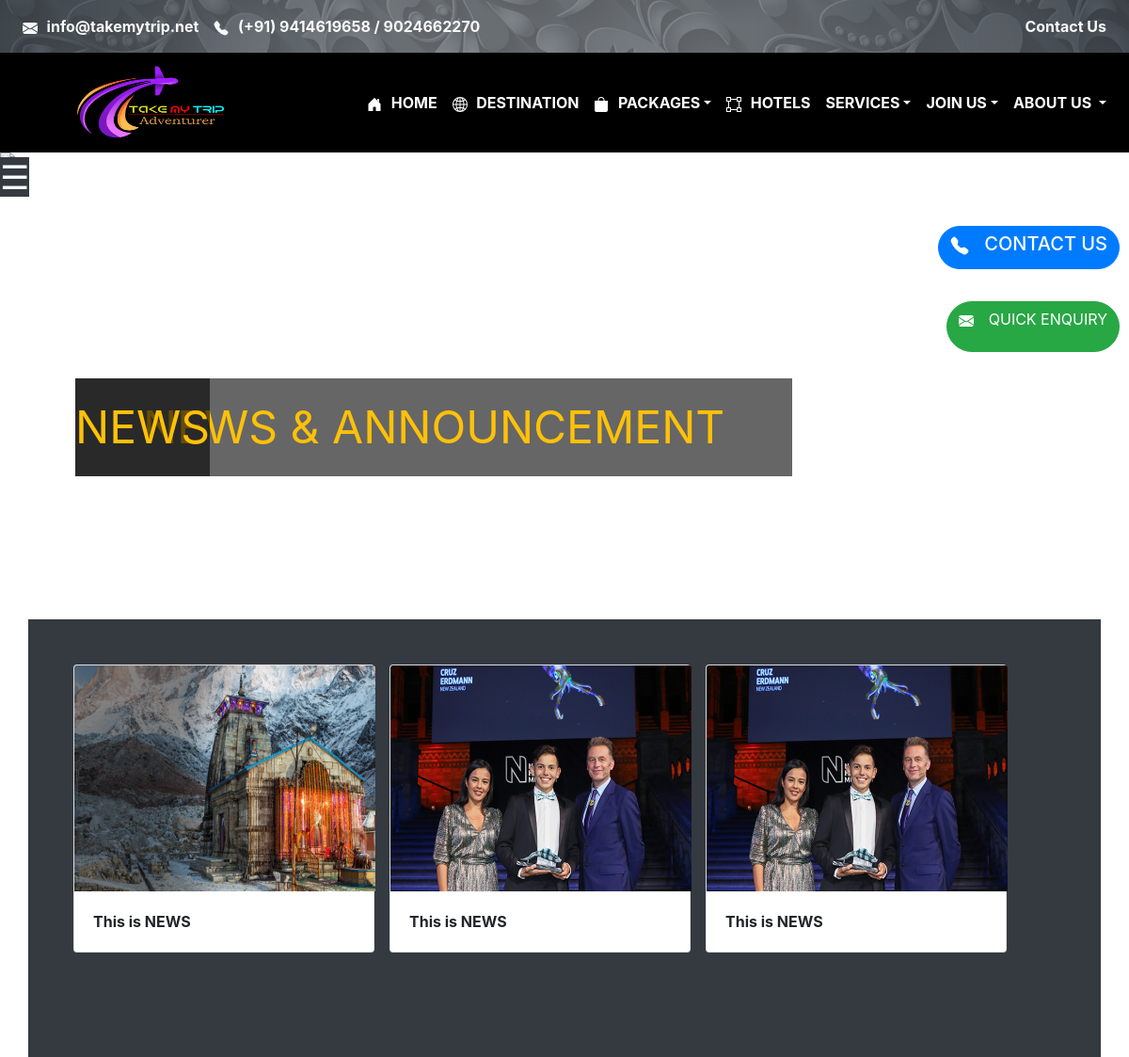
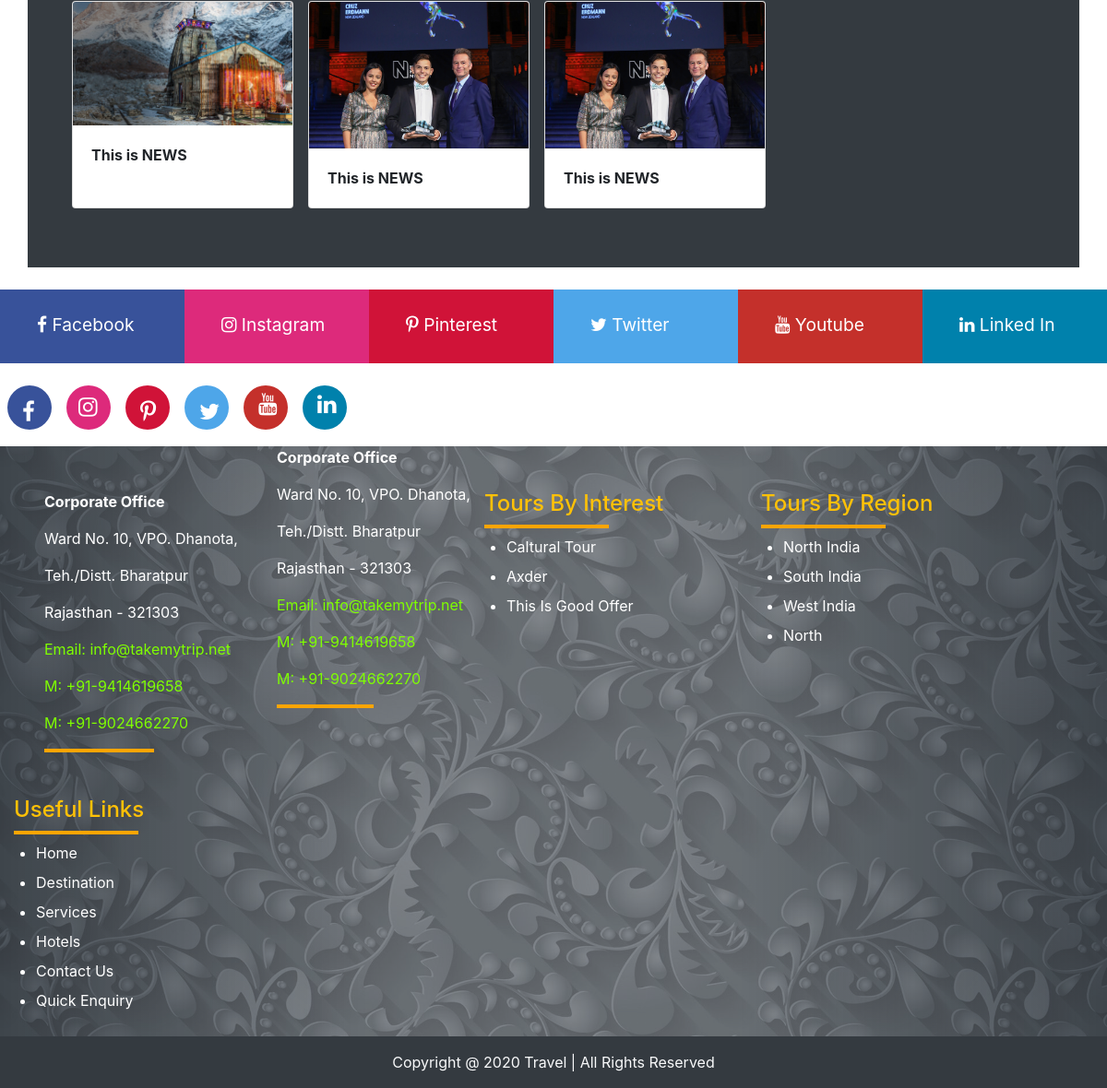
Page /news on the committed database (2 pictures, top to bottom).
### travelApp/models.py (models this page shows, shortened)
class News(models.Model):
    image = models.ImageField(blank=False, upload_to="image/news/", null=True)
    title = models.CharField(max_length=255)
    class Meta:
        db_table =  "New"
        verbose_name_plural = "News"

class TourByInterest(models.Model):
    title = models.CharField(max_length=255)
    description = models.TextField()
    image = models.ImageField(
        blank=False, upload_to="image/TourByInterest", null=True)
    class Meta:
        db_table = "TourByInterest"
        verbose_name_plural = "Tour By Interest"

class TourByRegion (models.Model):
    region = models.CharField(max_length=255)
    image = models.ImageField(
        blank=False, upload_to="image/TourByRegion/", null=True)
    description = models.TextField(blank=True, null=True)
    class Meta:
        db_table = "TourByRegion"
        verbose_name_plural = "Tour By Region"

### travelApp/views.py (the view)
# urls.py: path("news", views.news, name="news"),
def news(request):
    serializerData = serializers.NewsSerializer()
    return render(request, "news.html", serializerData.data())

### travelApp/serializers.py (called while the page is built)
def Footer():
    interest = models.TourByInterest.objects.all()
    interestTitleList = [{"name": i.title, "id": i.id} for i in interest]
    region = models.TourByRegion.objects.all()
    regionTitleList = [{"name": i.region, "id": i.id} for i in region]
    data_set = {
        "interestTitleList": interestTitleList,
        "regionTitleList": regionTitleList
    }
    return data_set

    def data(self):
        news = models.News.objects.all()
        self.data_set = {
            "news": news,
            "footer": Footer()
        }
        return self.data_set

### travelApp/templates/news.html (shortened to what this page needs)
{% extends "layout/base.html" %}
{% block content %}
<div id="carouselExampleSlidesOnly position-relative" class="carousel slide" data-ride="carousel">
    <div class="carousel-inner">
        <div class="carousel-item active">
            <img src="https://travelstrokes.com/wp-content/uploads/2019/07/49200025_282334775806697_6646929741347553280_n.jpg"
                class="d-block w-100" alt="..." style="height: 30rem;">
        </div>
    </div>
    <div class="position-absolute cust-ban2-head responsive-hide">
        <p class="text-warning mx-5 px-4" style="font-size: 3rem;">{{ "News & announcement" |upper}}</p>
    </div>
    <div class="position-absolute cust-ban2-head responsive-display">
        <p class="text-warning fadeIn" style="font-size: 3rem;">{{ "News" | upper }}</p>
    </div>
    <div class="position-absolute" style="top:0;">
        {% include "./components/responsive-sidebar.html" %}
    </div>
</div>
<div class="container mt-3 bg-dark">
    <div class="row p-5 responsive-hide">
        {% for item in news %}
        <div class="card mr-3" style="width: 20rem;">
            <img src={{ item.image.url }} class="card-img-top" style="width: 20rem; height: 15rem;" alt="...">
            <div class="card-body">
                <p class="card-text"><b>{{item.title}}</b></p>
            </div>
        </div>
        {% endfor %}
    </div>
    <div class="row p-5 responsive-display">
        {% for item in news %}
        <div class="card mr-3 my-3" style="width: 15rem;">
            <img src={{ item.image.url }} class="card-img-top" alt="...">
            <div class="card-body">
                <p class="card-text"><b>{{item.title}}</b></p>
            </div>
        </div>
        {% endfor %}
    </div>
</div>
{% endblock  %}

### travelApp/templates/components/footer.html
<div class="footer" style="margin-top:2px;">
    <div class="container-fluid text-white">
        <div class="row responsive-grid">
            <div class="col-3 mt-5 pl-5 w-auto responsive-hide">
                <p><b>Corporate Office</b></p>
                <p>Ward No. 10, VPO. Dhanota,</p>
                <p>Teh./Distt. Bharatpur</p>
                <p>Rajasthan - 321303 </p>
                <p style="color: chartreuse;">Email: info@takemytrip.net</p>
                <p style="color: chartreuse;">M: +91-9414619658</p>
                <p style="color: chartreuse;">M: +91-9024662270</p>
                <div style="border: 2px solid orange; width: 50%;"></div>
            </div>
            <div class="responsive-display responsive-grid">
                <p><b>Corporate Office</b></p>
                <p>Ward No. 10, VPO. Dhanota,</p>
                <p>Teh./Distt. Bharatpur<p>
                <p>Rajasthan - 321303 </p>
                <p style="color: chartreuse;">Email: info@takemytrip.net</p>
                <p style="color: chartreuse;">M: +91-9414619658</p>
                <p style="color: chartreuse;">M: +91-9024662270</p>
                <div style="border: 2px solid orange; width: 50%;"></div>
            </div>
            <div class="col-3 mt-5 ">
                <h4 class="text-warning responsive-footer-heading" >Tours By Interest</h4>
                <div style="border: 2px solid orange; width: 50%;"></div>
                <ul class="ml-4">
                    {% for i in footer.interestTitleList %}
                    <li class="mt-2"><a href="/packages/{{i.id}}"
                            class="text-decoration-none text-white">{{i.name|title}}</a></li>
                    {% endfor %}
                </ul>
            </div>
            <div class="col-3 mt-5">
                <h4 class="text-warning responsive-footer-heading" >Tours By Region</h4>
                <div style="border: 2px solid orange; width: 50%;"></div>
                <ul class="ml-4">
                    {% for i in footer.regionTitleList %}
                    <li class="mt-2"><a href="/region/{{i.id}}"
                            class="text-decoration-none text-white">{{i.name|title}}</a></li>
                    {% endfor %}
                </ul>
            </div>
            <div class="col-3 mt-5">
                <h4 class="text-warning responsive-footer-heading" >Useful Links</h4>
                <div style="border: 2px solid orange; width: 50%;"></div>
                <ul class="ml-4">
                    <li class="mt-2"><a class="text-decoration-none text-white" href="/home">Home</a></li>
                    <li class="mt-2"><a class="text-decoration-none text-white" href="/destination">Destination</a>
                    </li>
                    <li class="mt-2"><a class="text-decoration-none text-white" href="/service">Services</a></li>
                    <li class="mt-2"><a class="text-decoration-none text-white" href="/hotel">Hotels</a></li>
                    <li class="mt-2"><a class="text-decoration-none text-white" href="/contect">Contact Us</a></li>
                    <li class="mt-2"><a class="text-decoration-none text-white" href="/enquiry">Quick Enquiry</a></li>
                </ul>
            </div>
        </div>
    </div>
</div>
<div class="w-100 text-light bg-dark">
    <div class="container">
        <div class="row justify-content-center p-3">
            Copyright @ 2020 Travel | All Rights Reserved
        </div>
    </div>
</div>

### travelApp/static/css/style.css (style rules this page uses)
* { margin: 0; padding: 0; box-sizing: border-box; }
html, body { max-width:100%; overflow-x:hidden; }
.footer { margin-top: 2rem; width: 100%; height: 40rem; background: url("../image/theme/background.jpg"), linear-gradient( to right, rgba(0, 10, 20, 0.7), rgba(0, 10, 20, 0.5), rgba(0, 10, 20, 0.5), rgba(0, 10, 20, 0.7) ); background-blend-mode: multiply; background-size: cover; align-items: center; }
.cust-ban2-head { top: 15rem; left: 5rem; width: auto; height: auto; background-color: rgba(0, 0, 0, 0.6); }
.cust-ban2-head > p { margin-top: 1rem; }
.fadeIn { animation-name: fadein; animation-duration: 2s; animation-iteration-count: infinite; }

### rows in the picture
News: image (picture), title "This is NEWS"
News: image (picture), title "This is NEWS"
News: image (picture), title "This is NEWS"
TourByInterest: name "Caltural Tour"
TourByInterest: name "Axder"
TourByInterest: name "This Is Good Offer"
TourByRegion: name "North India"
TourByRegion: name "South India"
TourByRegion: name "West India"
TourByRegion: name "North"

### other values in the picture
{{ "Contact Us"|upper }} "CONTACT US"
{{ "Quick Enquiry"|upper }} "QUICK ENQUIRY"
{{ "News & announcement" |upper }} "NEWS & ANNOUNCEMENT"
{{ "News" | upper }} "NEWS"
